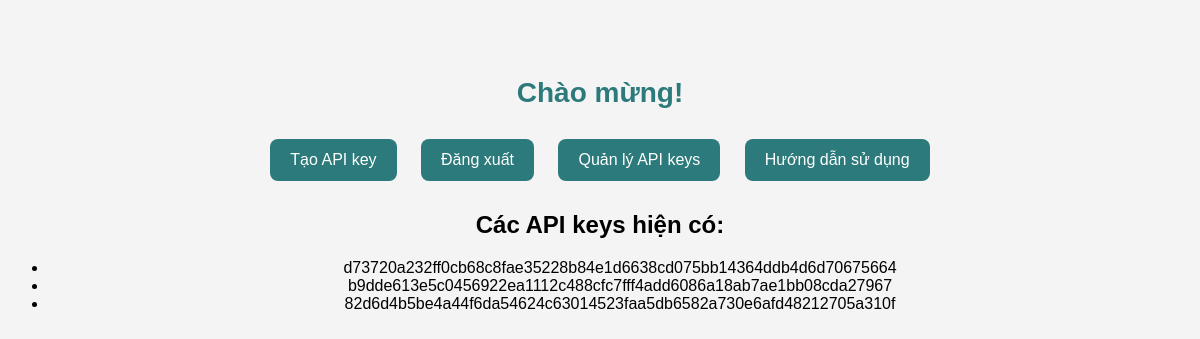
/view_api_keys (signed in), run on an earlier commit of the app's database.
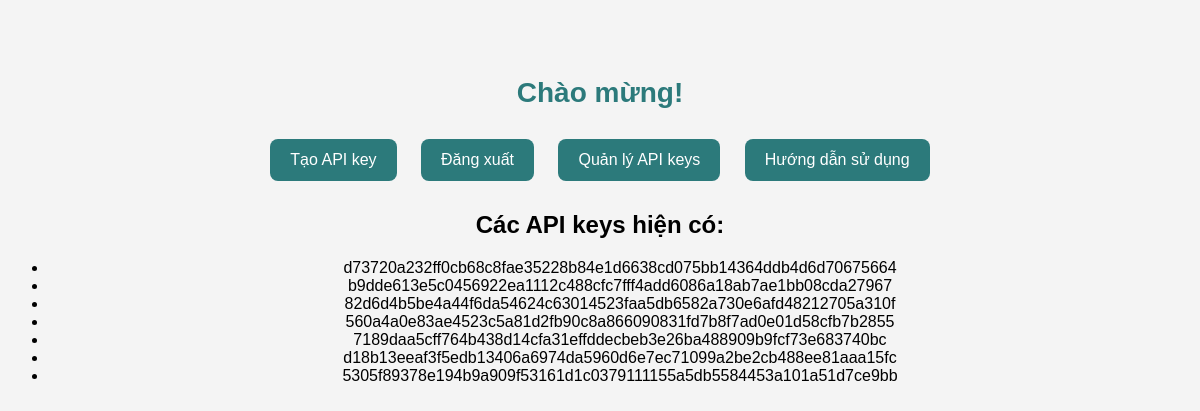
And on a later commit of the database.
### tables this page shows
CREATE TABLE api_keys (
    id INTEGER PRIMARY KEY AUTOINCREMENT,
    user_id INTEGER NOT NULL,
    api_key TEXT UNIQUE NOT NULL,
    created_at TIMESTAMP DEFAULT CURRENT_TIMESTAMP,
    FOREIGN KEY (user_id) REFERENCES users (id)
);

### app.py (the view)
@app.route('/view_api_keys', methods=['GET'])
def view_api_keys():
    if 'user_id' not in session:
        return redirect(url_for('login'))
    user_id = session['user_id']
    conn = get_db_connection()
    api_keys = conn.execute("SELECT api_key FROM api_keys WHERE user_id = ?", (user_id,)).fetchall()
    conn.close()
    if not api_keys:
        return render_template('home.html', message="Không có API keys nào được tạo.")
    return render_template('home.html', api_keys=[row['api_key'] for row in api_keys])

### app.py (called while the page is built)
def get_db_connection():
    conn = sqlite3.connect(DATABASE)
    conn.row_factory = sqlite3.Row
    return conn

### templates/home.html (shortened to what this page needs)
<!DOCTYPE html>
<html lang="vi">
<head>
    <link rel="stylesheet" href="{{ url_for('static', filename='css/home.css') }}">
</head>
<body>
    <h1>Chào mừng!</h1>
    <form method="POST" action="/create_project">
        <button type="submit">Tạo API key</button>
    </form>
    <form action="{{ url_for('logout') }}" method="GET">
        <button type="submit">Đăng xuất</button>
    </form>
    <form action="{{ url_for('view_api_keys') }}" method="GET">
        <button type="submit">Quản lý API keys</button>
    </form>
    <form action="{{ url_for('api_docs') }}" method="GET">
        <button type="submit">Hướng dẫn sử dụng</button>
    </form>
    {% if api_keys %}
        <div class="api-key-list">
            <h2>Các API keys hiện có:</h2>
            <ul>
                {% for api_key in api_keys %}
                    <li class="api-key-item">{{ api_key }}</li>
                {% endfor %}
            </ul>
        </div>
    {% elif message %}
        <p class="message">{{ message }}</p>
    {% endif %}
</body>
</html>

### static/css/home.css (style rules this page uses)
body { font-family: Arial, sans-serif; background-color: #f4f4f4; text-align: center; padding-top: 50px; }
h1 { color: #2c7a7b; font-size: 28px; margin-bottom: 20px; }
button { background-color: #2c7a7b; color: white; border: none; padding: 12px 20px; margin: 10px; font-size: 16px; border-radius: 8px; cursor: pointer; transition: 0.3s; }
form { display: inline-block; }

What changed in the data, as far as the page shows it:
added api_keys: api_key "560a4a0e83ae4523c5a81d2fb90c8a866090831fd7b8f7ad0e01d58cfb7b2855"
added api_keys: api_key "7189daa5cff764b438d14cfa31effddecbeb3e26ba488909b9fcf73e683740bc"
added api_keys: api_key "d18b13eeaf3f5edb13406a6974da5960d6e7ec71099a2be2cb488ee81aaa15fc"
added api_keys: api_key "5305f89378e194b9a909f53161d1c0379111155a5db5584453a101a51d7ce9bb"
